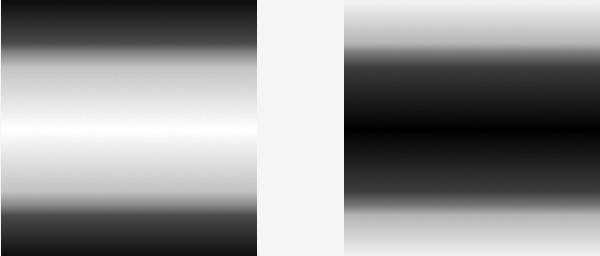
//> input picture images/pondera.jpeg, 600 x 256 px, given in place of the camera
$ ./motiondetector   (built with g++ and OpenCV 4)
//> lines starting //> are read from the running program, lines starting //| are printed output that depends on the picture
#include <iostream>
#include <opencv2/opencv.hpp>

bool move_detection(cv::Mat hist_current, cv::Mat hist_old, int limiar){
    double erro = 0;

    for(int i=0; i < 256; i++){
        if(hist_current.at<u_int8_t>(i) != 0)
            erro += abs((hist_current.at<u_int8_t>(i) - hist_old.at<u_int8_t>(i))/double(hist_current.at<u_int8_t>(i)));
    }
    erro = erro/256.0;
    if(erro > limiar)
        return true;
    else
        return false;
}

int main(int argc, char **argv){
    cv::Mat image;
    int width, height;
    cv::VideoCapture cap;
    std::vector<cv::Mat> planes;
    cv::Mat histR, histR_old, histG, histB;
    int nbins = 64;
    float range[] = {0, 255};
    const float *histrange = { range };
    bool uniform = true;
    bool acummulate = false;
    int key;
    int limiar = 2.0;

    cap.open(0);

    if(!cap.isOpened()){
        std::cout << "Camera indisponivel";
        return -1;
    }

    cap.set(cv::CAP_PROP_FRAME_WIDTH, 640);
    cap.set(cv::CAP_PROP_FRAME_HEIGHT, 480);
    width = cap.get(cv::CAP_PROP_FRAME_WIDTH);
    height = cap.get(cv::CAP_PROP_FRAME_HEIGHT);

    std::cout << "largura = " << width << std::endl;
    std::cout << "altura  = " << height << std::endl;

    int histw = nbins, histh = nbins/2;
    cv::Mat histImgR(histh, histw, CV_8UC3, cv::Scalar(0,0,0));
    cv::Mat histImgG(histh, histw, CV_8UC3, cv::Scalar(0,0,0));
    cv::Mat histImgB(histh, histw, CV_8UC3, cv::Scalar(0,0,0));

    while (1){
        cap >> image;
//> image is the input picture: 256 rows x 600 cols, CV_8UC3; min 0, max 255, mean 144.8
        cv::split (image, planes);
        cv::calcHist(&planes[0], 1, 0, cv::Mat(), histB, 1,
                    &nbins, &histrange,
                    uniform, acummulate);
//> histB = 64 values, max 24490 at index 61, min 44 at index 33, mean 2394.2
        cv::calcHist(&planes[1], 1, 0, cv::Mat(), histG, 1,
                    &nbins, &histrange,
                    uniform, acummulate);
//> histG has the same summary as histB
        cv::calcHist(&planes[2], 1, 0, cv::Mat(), histR, 1,
                    &nbins, &histrange,
                    uniform, acummulate);
//> histR has the same summary as histB

        cv::normalize(histR, histR, 0, histImgR.rows, cv::NORM_MINMAX, -1, cv::Mat());
//> histR = 64 values, max 32 at index 61, min 0 at index 33, mean 3.08
        cv::normalize(histG, histG, 0, histImgG.rows, cv::NORM_MINMAX, -1, cv::Mat());
//> histG has the same summary as histR
        cv::normalize(histB, histB, 0, histImgB.rows, cv::NORM_MINMAX, -1, cv::Mat());
//> histB has the same summary as histR

        histImgR.setTo(cv::Scalar(0));
        histImgG.setTo(cv::Scalar(0));
        histImgB.setTo(cv::Scalar(0));

        for(int i=0; i<nbins; i++){
            cv::line(histImgR,
                cv::Point(i, histh),
                cv::Point(i, histh-cvRound(histR.at<float>(i))),
                cv::Scalar(0, 0, 255), 1, 8, 0);
            cv::line(histImgG,
                cv::Point(i, histh),
                cv::Point(i, histh-cvRound(histG.at<float>(i))),
                cv::Scalar(0, 255, 0), 1, 8, 0);
            cv::line(histImgB,
                cv::Point(i, histh),
                cv::Point(i, histh-cvRound(histB.at<float>(i))),
                cv::Scalar(255, 0, 0), 1, 8, 0);
        }
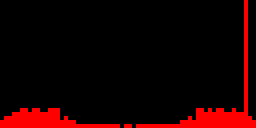
//> histImgR: 32 rows x 64 cols, CV_8UC3 (shown 4 times larger); mean B, G, R 0, 0, 24.4
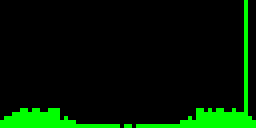
//> histImgG: 32 rows x 64 cols, CV_8UC3 (shown 4 times larger); mean B, G, R 0, 24.4, 0
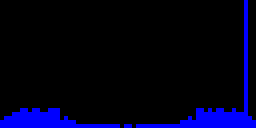
//> histImgB: 32 rows x 64 cols, CV_8UC3 (shown 4 times larger); mean B, G, R 24.4, 0, 0

        histImgR.copyTo(image(cv::Rect(0, 0       ,nbins, histh)));
        histImgG.copyTo(image(cv::Rect(0, histh   ,nbins, histh)));
        histImgB.copyTo(image(cv::Rect(0, 2*histh ,nbins, histh)));
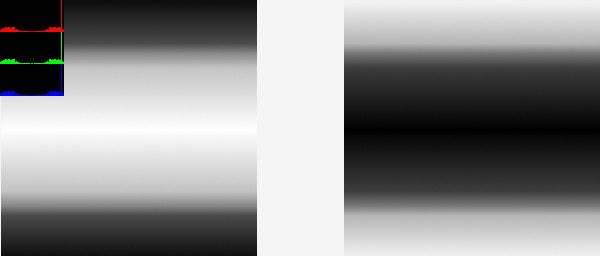
//> image: 256 rows x 600 cols, CV_8UC3; mean B, G, R 140.4, 140.4, 140.4

        if(!histR_old.empty() && move_detection(histR, histR_old, limiar)){
            cv::putText(image, "Move Detect", cv::Point2d(height/2, width/2), cv::FONT_HERSHEY_SIMPLEX, 1,cv::Scalar(0,0,255));
        }

        cv::imshow("image", image);

        histR.copyTo(histR_old);
//> histR_old has the same summary as histR

        key = cv::waitKey(30);
//> the Esc key is pressed
        if(key == 27) break;
    }
    return 0;
}

$ run again, on images/biel.png
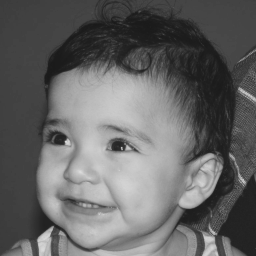
//> input picture images/biel.png, 256 x 256 px, given in place of the camera
//> image is the input picture: 256 rows x 256 cols, CV_8UC3; min 26, max 219, mean 100.9
//> `cv::calcHist(&planes[0], 1, 0, cv::Mat(), histB, 1, &nbins, &histrange..`: histB = 64 values, max 10282 at index 16, min 0 at index 0, mean 1024
//> `cv::calcHist(&planes[1], 1, 0, cv::Mat(), histG, 1, &nbins, &histrange..`: histG has the same summary as histB
//> `cv::calcHist(&planes[2], 1, 0, cv::Mat(), histR, 1, &nbins, &histrange..`: histR has the same summary as histB
//> `cv::normalize(histR, histR, 0, histImgR.rows, cv::NORM_MINMAX, -1, cv:..`: histR = 64 values, max 32 at index 16, min 0 at index 0, mean 3.19
//> `cv::normalize(histG, histG, 0, histImgG.rows, cv::NORM_MINMAX, -1, cv:..`: histG has the same summary as histR
//> `cv::normalize(histB, histB, 0, histImgB.rows, cv::NORM_MINMAX, -1, cv:..`: histB has the same summary as histR
//> after the loop `for(int i=0; i<nbins; i++)`:
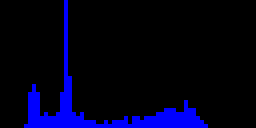
//> histImgB: 32 rows x 64 cols, CV_8UC3 (shown 4 times larger); mean B, G, R 25.4, 0, 0
//> `histImgB.copyTo(image(cv::Rect(0, 2*histh ,nbins, histh)));`:
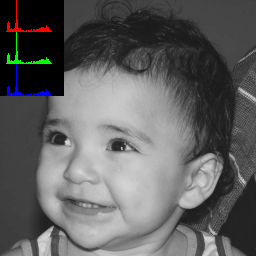
//> image: 256 rows x 256 cols, CV_8UC3; mean B, G, R 95.6, 95.6, 95.6
//> histR_old has the same summary as histR
